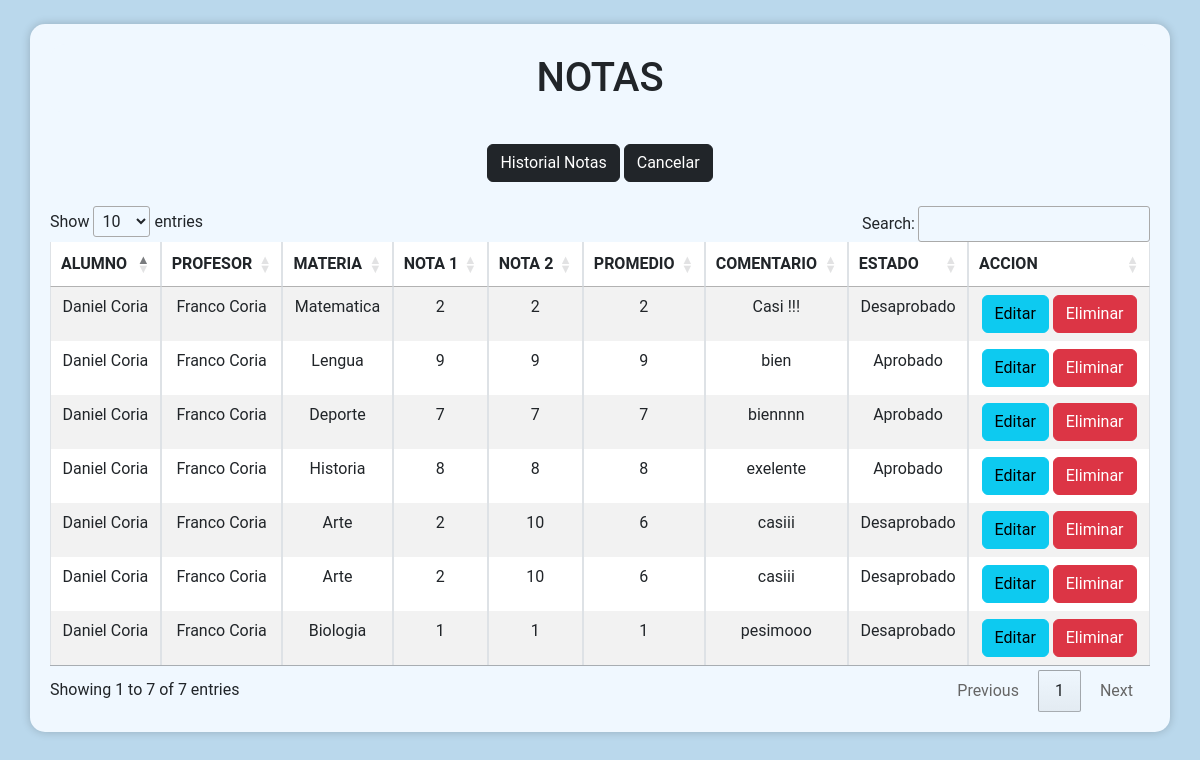
The app's page /admin/notas/notasAlumnos.php?idCurso=1 (signed in) with its own data.
### tables this page shows
CREATE TABLE `calificacion_alumnos` (
  `id_calificacion` int(11) NOT NULL,
  `id_alumno` int(11) NOT NULL,
  `id_profesor` int(11) NOT NULL,
  `id_materia` int(11) NOT NULL,
  `id_curso` int(11) NOT NULL,
  `punt_1` int(11) NOT NULL,
  `punt_2` int(11) NOT NULL,
  `promedio` decimal(11,0) NOT NULL,
  `comentario` varchar(50) NOT NULL,
  `id_estado` int(11) NOT NULL
);

CREATE TABLE `alumnos` (
  `id_alumno` int(11) NOT NULL,
  `nombre` varchar(50) NOT NULL,
  `apellido` varchar(50) NOT NULL,
  `correo` varchar(50) NOT NULL,
  `usuario` varchar(50) NOT NULL,
  `contraseña` varchar(50) NOT NULL,
  `id_sexo` int(11) NOT NULL,
  `id_estado` int(11) NOT NULL
);

CREATE TABLE `profesores` (
  `id_profesor` int(11) NOT NULL,
  `nombre` varchar(50) NOT NULL,
  `apellido` varchar(50) NOT NULL,
  `correo` varchar(50) NOT NULL,
  `usuario` varchar(50) NOT NULL,
  `contraseña` varchar(50) NOT NULL,
  `id_sexo` int(11) NOT NULL,
  `id_estado` int(11) NOT NULL
);

CREATE TABLE `materia` (
  `id_materia` int(11) NOT NULL,
  `tipo` varchar(50) NOT NULL
);

CREATE TABLE `estado` (
  `id_estado` int(11) NOT NULL,
  `tipo` varchar(50) NOT NULL
);

### admin/notas/notasAlumnos.php (the view, shortened to what this page needs)
<?php
$conn = mysqli_connect("localhost", "root", "", "gestion_calificaciones");
$idCurso = $_GET['idCurso'];
$cursoNombre = $_GET['cursoNombre'];
?>
<!DOCTYPE html>
<html lang="en">
<head>
    <link rel="stylesheet" href="https://cdn.jsdelivr.net/npm/bootstrap@5.3.0-alpha1/dist/css/bootstrap.min.css">
    <link rel="stylesheet" href="//cdn.datatables.net/1.13.4/css/jquery.dataTables.min.css">
</head>
<br>
<body>
    <div class="container">
        <h1>NOTAS</h1>
        <br>
        <button type="button" class="btn btn-dark" onclick="window.location.href='notasAlumnosHistorial.php?idCurso=<?php echo $_GET['idCurso']; ?>&cursoNombre=<?php echo urlencode($_GET['cursoNombre']); ?>'">Historial Notas</button>
        <button type="button" class="btn btn-dark" onclick="window.location.href='notasCursos.php'">Cancelar</button>
        <br><br>
        <?php
        $sql = "SELECT ca.id_calificacion,
        a.nombre AS nombre_alumno,
        a.apellido AS apellido_alumno,
        p.nombre AS nombre_profesor,
        p.apellido AS apellido_profesor,
        m.tipo AS nombre_materia,
        c.tipo AS nombre_curso,
        ca.punt_1,
        ca.punt_2,
        ca.promedio,
        ca.comentario,
        e.tipo AS nombre_estado
        FROM calificacion_alumnos ca
        JOIN alumnos a ON ca.id_alumno = a.id_alumno
        JOIN profesores p ON ca.id_profesor = p.id_profesor
        JOIN materia m ON ca.id_materia = m.id_materia
        JOIN curso c ON ca.id_curso = c.id_curso
        JOIN estado e ON ca.id_estado = e.id_estado
        WHERE c.id_curso = $idCurso";
        $result = mysqli_query($conn, $sql);
        ?>
        <table id="calificaciones" class="table table-bordered table-striped text-center">
            <thead>
                <tr class="bg-primary text-white">
                    <th scope="col">ALUMNO</th>
                    <th scope="col">PROFESOR</th>
                    <th scope="col">MATERIA</th>
                    <th scope="col">NOTA 1</th>
                    <th scope="col">NOTA 2</th>
                    <th scope="col">PROMEDIO</th>
                    <th scope="col">COMENTARIO</th>
                    <th scope="col">ESTADO</th>
                    <th scope="col">ACCION</th>
                </tr>
            </thead>
            <tbody>
                <?php
                while ($mostrar = mysqli_fetch_array($result)) {
                    ?>
                    <tr>
                        <td><?php echo $mostrar['nombre_alumno'] ?> <?php echo $mostrar['apellido_alumno'] ?></td>
                        <td><?php echo $mostrar['nombre_profesor'] ?> <?php echo $mostrar['apellido_profesor'] ?></td>
                        <td><?php echo $mostrar['nombre_materia'] ?></td>
                        <td><?php echo $mostrar['punt_1'] ?></td>
                        <td><?php echo $mostrar['punt_2'] ?></td>
                        <td><?php echo $mostrar['promedio'] ?></td>
                        <td><?php echo $mostrar['comentario'] ?></td>
                        <td><?php echo $mostrar['nombre_estado'] ?></td>
                        <td>
                        <button type="button" class="btn btn-info" onclick="window.location.href='editarNotas.php?id=<?php echo $mostrar["id_calificacion"]; ?>&idCurso=<?php echo $idCurso; ?>&cursoNombre=<?php echo $cursoNombre; ?>'">Editar</button>
                        <button type="button" class="btn btn-danger" onclick="window.location.href='eliminarNotas.php?id=<?php echo $mostrar["id_calificacion"]; ?>&idCurso=<?php echo $idCurso; ?>&cursoNombre=<?php echo $cursoNombre; ?>'">Eliminar</button>
                        </td>
                    </tr>
                <?php
                }
                ?>
            </tbody>
        </table>
    </div>
</body>
</html>

### admin/notas/notasAlumnos.php (style rules this page uses)
body { background-color: #BAD8EC ; font-family: "Roboto", sans-serif; text-align: center; }
.container { background-color: aliceblue; margin: auto; padding: 20px; border-radius: 15px; box-shadow: 0 0 10px rgba(0, 0, 0, 0.2); }
h1 { background-color: aliceblue; border-radius: 15px 10px 15px 10px; padding: 10px; }

### records on screen
calificacion_alumnos: id_alumno.nombre "Daniel", id_alumno.apellido "Coria", id_profesor.nombre "Franco", id_profesor.apellido "Coria", id_materia.tipo "Matematica", punt_1 "2", punt_2 "2", promedio "2", comentario "Casi !!!", id_estado.tipo "Desaprobado"
calificacion_alumnos: id_alumno.nombre "Daniel", id_alumno.apellido "Coria", id_profesor.nombre "Franco", id_profesor.apellido "Coria", id_materia.tipo "Lengua", punt_1 "9", punt_2 "9", promedio "9", comentario "bien", id_estado.tipo "Aprobado"
calificacion_alumnos: id_alumno.nombre "Daniel", id_alumno.apellido "Coria", id_profesor.nombre "Franco", id_profesor.apellido "Coria", id_materia.tipo "Deporte", punt_1 "7", punt_2 "7", promedio "7", comentario "biennnn", id_estado.tipo "Aprobado"
calificacion_alumnos: id_alumno.nombre "Daniel", id_alumno.apellido "Coria", id_profesor.nombre "Franco", id_profesor.apellido "Coria", id_materia.tipo "Historia", punt_1 "8", punt_2 "8", promedio "8", comentario "exelente", id_estado.tipo "Aprobado"
calificacion_alumnos: id_alumno.nombre "Daniel", id_alumno.apellido "Coria", id_profesor.nombre "Franco", id_profesor.apellido "Coria", id_materia.tipo "Arte", punt_1 "2", punt_2 "10", promedio "6", comentario "casiii", id_estado.tipo "Desaprobado"
calificacion_alumnos: id_alumno.nombre "Daniel", id_alumno.apellido "Coria", id_profesor.nombre "Franco", id_profesor.apellido "Coria", id_materia.tipo "Arte", punt_1 "2", punt_2 "10", promedio "6", comentario "casiii", id_estado.tipo "Desaprobado"
calificacion_alumnos: id_alumno.nombre "Daniel", id_alumno.apellido "Coria", id_profesor.nombre "Franco", id_profesor.apellido "Coria", id_materia.tipo "Biologia", punt_1 "1", punt_2 "1", promedio "1", comentario "pesimooo", id_estado.tipo "Desaprobado"
